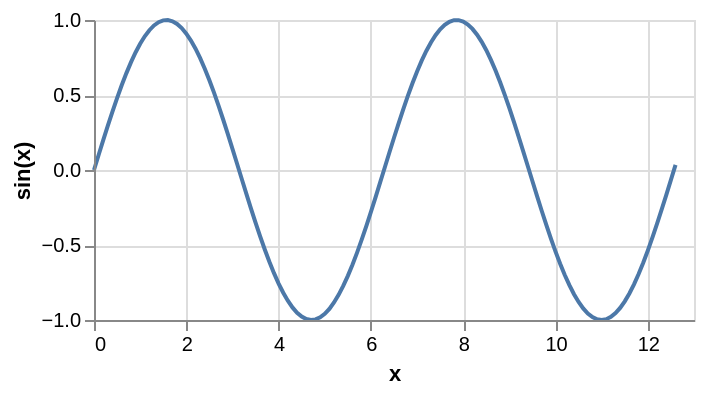

Source (Vega-Lite JSON):
### Vega specification from a JSON file in a GitHub repository (floating-point values rounded to 4 significant figures)
{"$schema": "https://vega.github.io/schema/vega/v5.json", "description": "Plots a function using a generated sequence.", "autosize": "pad", "padding": 5, "width": 300, "height": 150, "style": "cell", "data": [{"name": "source_0", "transform": [{"type": "sequence", "start": 0, "stop": 12.7, "step": 0.1, "as": "x"}, {"type": "formula", "expr": "sin(datum.x)", "as": "sin(x)"}]}], "marks": [{"name": "marks", "type": "line", "style": ["line"], "sort": {"field": "datum[\"x\"]"}, "from": {"data": "source_0"}, "encode": {"update": {"stroke": {"value": "#4c78a8"}, "x": {"scale": "x", "field": "x"}, "y": {"scale": "y", "field": "sin(x)"}, "defined": {"signal": "datum[\"x\"] !== null && !isNaN(datum[\"x\"]) && datum[\"sin(x)\"] !== null && !isNaN(datum[\"sin(x)\"])"}}}}], "scales": [{"name": "x", "type": "linear", "domain": {"data": "source_0", "field": "x"}, "range": [0, {"signal": "width"}], "nice": true, "zero": false}, {"name": "y", "type": "linear", "domain": {"data": "source_0", "field": "sin(x)"}, "range": [{"signal": "height"}, 0], "nice": true, "zero": true}], "axes": [{"scale": "x", "orient": "bottom", "grid": false, "title": "x", "labelFlush": true, "labelOverlap": true, "tickCount": {"signal": "ceil(width/40)"}, "zindex": 1}, {"scale": "x", "orient": "bottom", "gridScale": "y", "grid": true, "tickCount": {"signal": "ceil(width/40)"}, "domain": false, "labels": false, "maxExtent": 0, "minExtent": 0, "ticks": false, "zindex": 0}, {"scale": "y", "orient": "left", "grid": false, "title": "sin(x)", "labelOverlap": true, "tickCount": {"signal": "ceil(height/40)"}, "zindex": 1}, {"scale": "y", "orient": "left", "gridScale": "x", "grid": true, "tickCount": {"signal": "ceil(height/40)"}, "domain": false, "labels": false, "maxExtent": 0, "minExtent": 0, "ticks": false, "zindex": 0}]}
